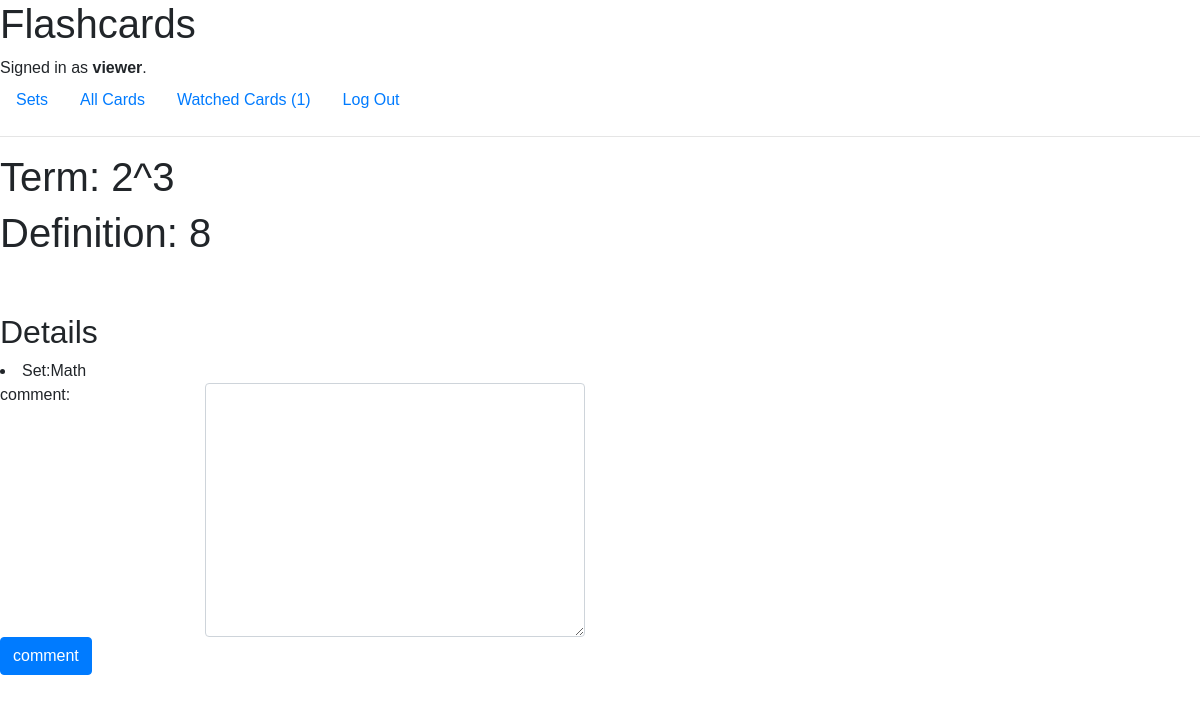
/viewcard/1 (signed in), run on the app's committed database.
### flashcards/models.py (models this page shows)
class User(AbstractUser):
    pass

class Card(models.Model):
    category = models.CharField(max_length=128)
    title = models.CharField(max_length=128)
    meaning = models.TextField(default="")
    createdate = models.DateTimeField(auto_now_add=True)
    imageurl = models.CharField(max_length=1024
        ,default="")

### flashcards/views.py (the view, shortened to what this page needs)
# urls.py: path("viewcard/<int:cardid>", views.viewcard, name="viewcard"),
def viewcard(request, cardid):
    card = Card.objects.get(id=cardid)
    comments = Comment.objects.filter(cardid=cardid).order_by("-createdate")
    watchcard = Watchcard.objects.filter(user=request.user.username, cardid= cardid)
    watching = False
    if watchcard:
        watching = True
    is_maker= 'Maker' in request.user.groups.values_list('name', flat=True)
    watched = 0
    watchcardids = Watchcard.objects.filter(user=request.user.username).order_by("-createdate").values_list('cardid',flat=True)
    if watchcardids:
        watched = len(watchcardids)
    return render(request, "flashcards/viewcard.html", {"card": card
            ,"watching": watching, "comments": comments, "is_maker": is_maker, "watched":watched})

### flashcards/templates/flashcards/viewcard.html (shortened to what this page needs)
{% extends "flashcards/layout.html" %}
{% load static %}
{% block body %}
    {% if card %}
    	<div class="">
    		<div>
    			<h1>Term: {{card.title}}</h1>
    			<h1>Definition: {{card.meaning}}</h1>
    		</div>
	  <h2>Details</h2>
      <li>Set:{{card.category}}</li>
          	{% if user.is_authenticated %}
	          	<form action="{% url 'writecomment' card.id %}" method="POST">
		           		<div class="row">
		            		<div class="col-sm-2">comment: </div>
		           			<div class="col-sm-4"><textarea class="form-control" rows="10" name="comment"></textarea></div>
		          		</div>
		            	<p align="justify"><input class="btn btn-primary" type="submit" value="comment"></p>
		        </form>
        	{% endif %}
    	</div>
	{% else %}
	<h2>LISTING:No item</h2>
    <br>
    <h3>No item found</h3>
    {% endif %}
{% endblock %}

### flashcards/templates/flashcards/layout.html (shortened to what this page needs)
{% load static %}
<!DOCTYPE html>
<html lang="en">
    <head>
        <link rel="stylesheet" href="https://stackpath.bootstrapcdn.com/bootstrap/4.4.1/css/bootstrap.min.css">
        <link href="{% static 'flashcards/styles.css' %}" rel="stylesheet">
    </head>
    <body>
        <h1>Flashcards</h1>
        <div>
            {% if user.is_authenticated %}
                Signed in as <strong>{{ user.username }}</strong>.
            {% else %}
            	<div class="alert alert-danger" role="alert">Not signed in.</div>
            {% endif %}
        </div>
        <ul class="nav">
			<li class="nav-item">
                <a class="nav-link" href="{% url 'category' '0' %}">Sets</a>
            </li>
            <li class="nav-item">
                <a class="nav-link" href="{% url 'index' %}">All Cards</a>
            </li>
            {% if user.is_authenticated %}
            	<li class="nav-item">
                    <a class="nav-link" href="{% url 'watchcard' %}">Watched Cards
                    {% if watched%}
                    ({{watched}})
                    {% endif%}
                    </a>
                </li>
                <li class="nav-item">
                    <a class="nav-link" href="{% url 'logout' %}">Log Out</a>
                </li>
            {% endif %}
        </ul>
        <hr>
        {% block body %}
        {% endblock %}
    </body>
</html>

### flashcards/static/flashcards/styles.css (style rules this page uses)
body { font-family: Arial, Helvetica, sans-serif; }

### data on the page
User: username "viewer"
Card: title "2^3", meaning "8", category "Math"

### other printed values
{{ watched }} "1"
